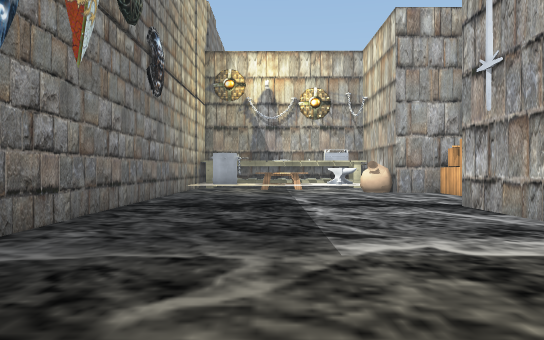
View 1 (above)

24 first-person views from a walk through a Unity game level. The camera is 1.2 m above the floor, looks level and sees 70° across. The floor is counted in squares, 1.96 m on a side. Each view is taken from the middle of a square. On the plan, view 1 faces up. The plan holds only what a view shows up to about 11 squares ahead; the rest is blank. The player is left out. Some animated figures are not drawn. Some surface patterns are stand-ins.

View 2
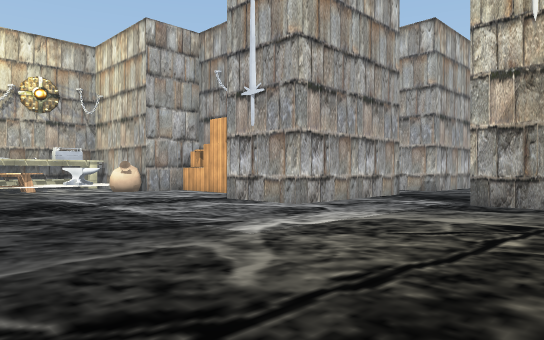

View 3
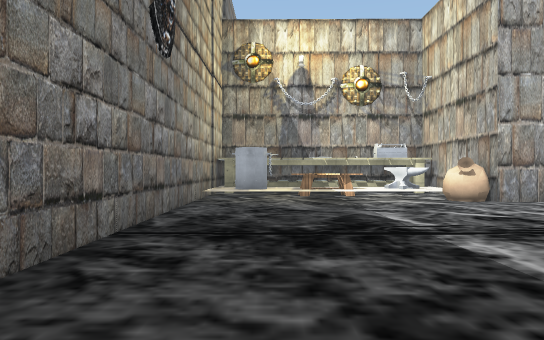

View 4
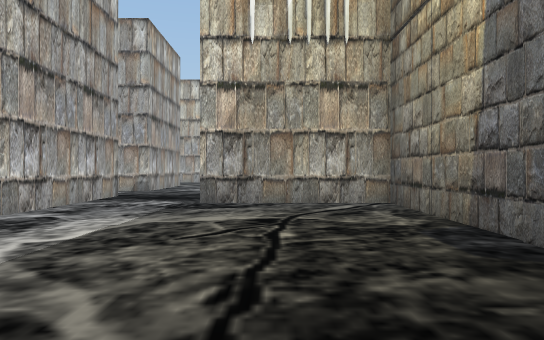

View 5
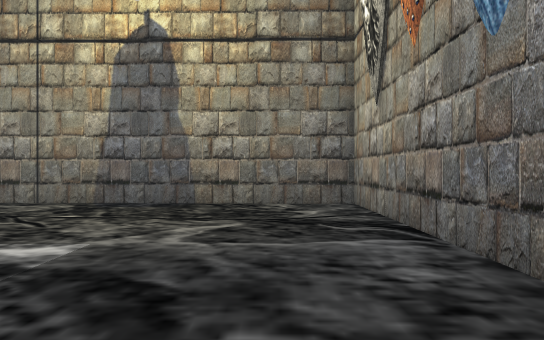

View 6
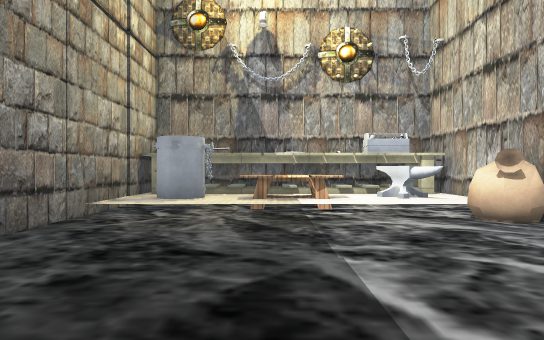

View 7
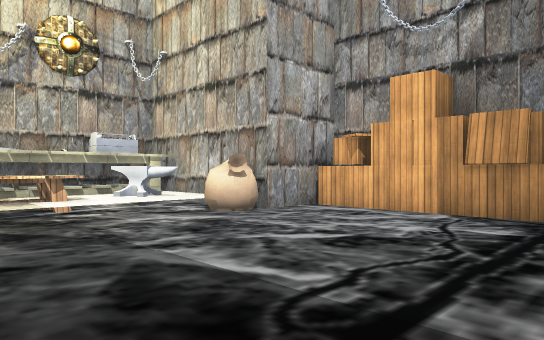

View 8
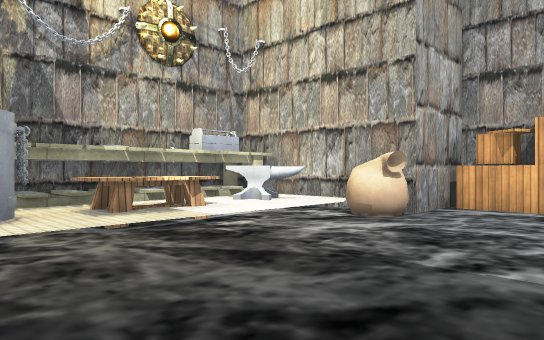

View 9
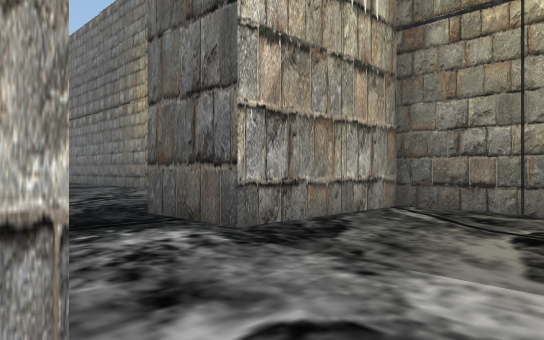

View 10
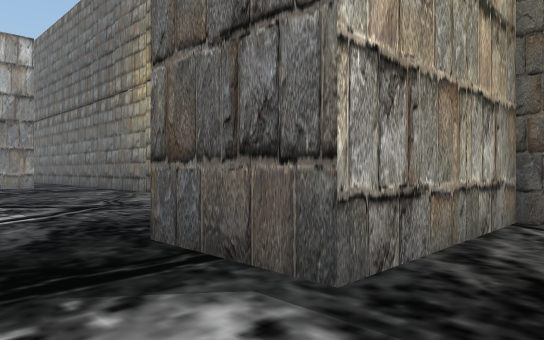

View 11
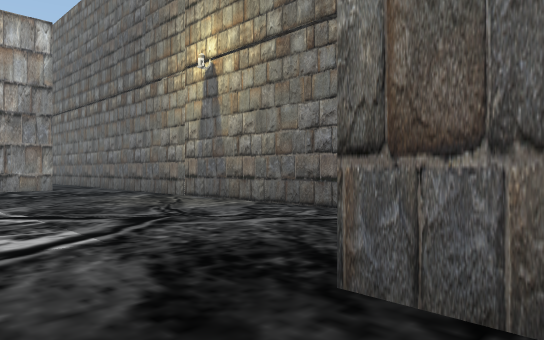

View 12
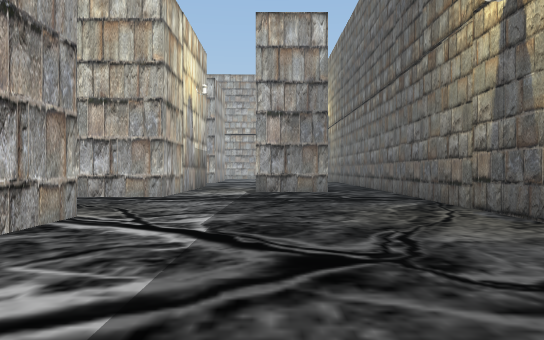

View 13
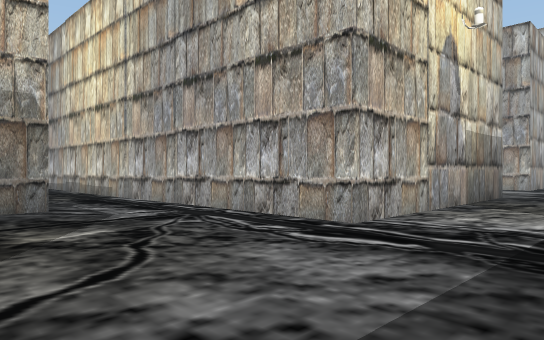

View 14
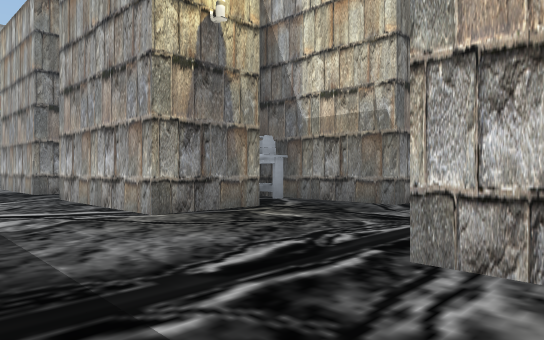

View 15
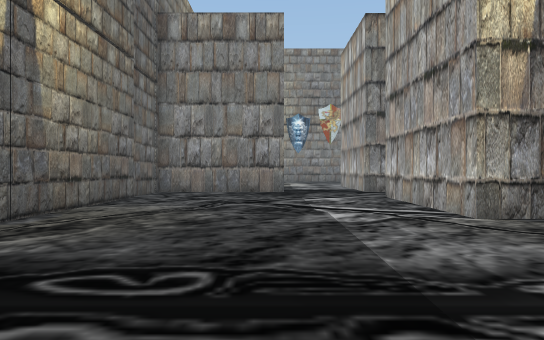

View 16
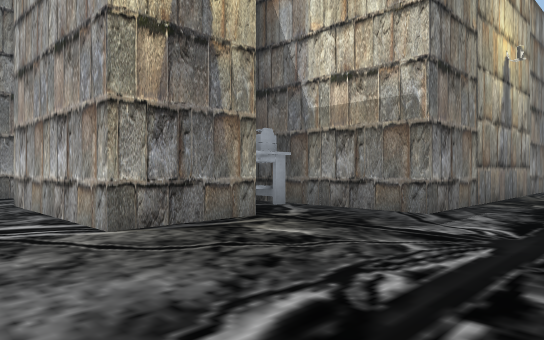

View 17
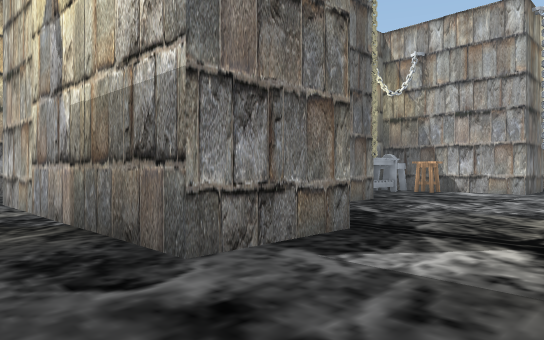

View 18
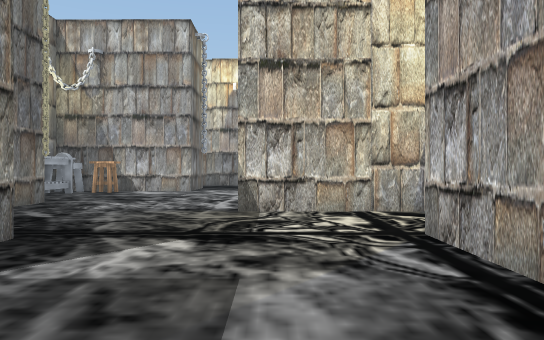

View 19
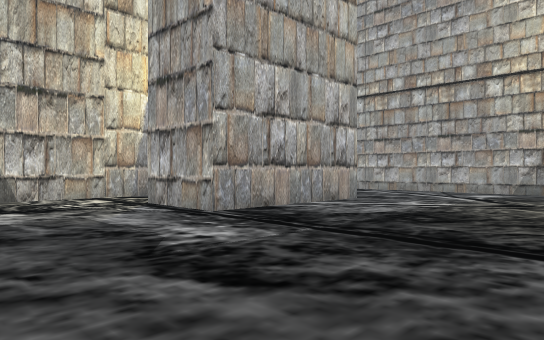

View 20
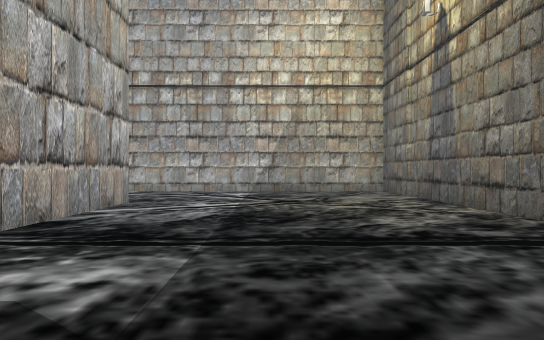

View 21
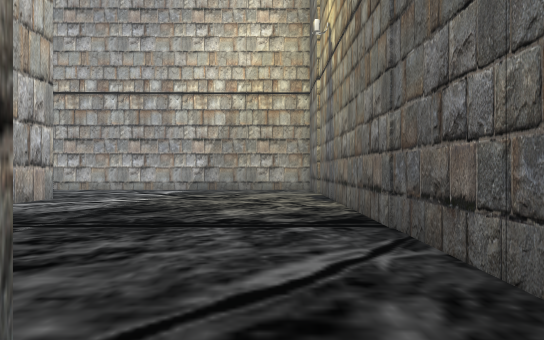

View 22
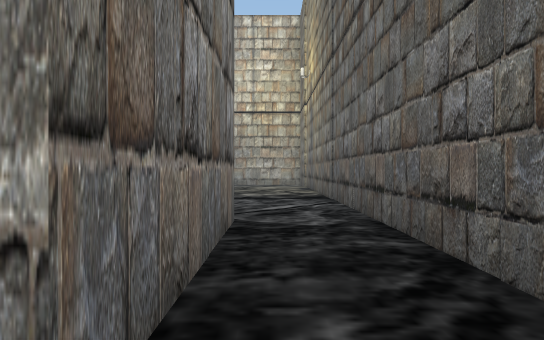

View 23
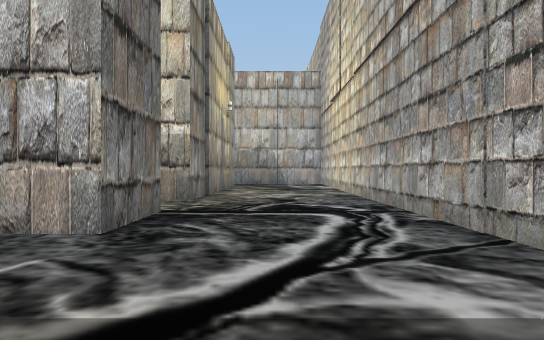

View 24
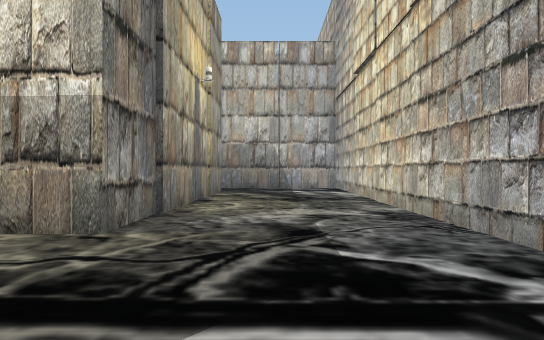

### Floor plan
Points are (right, up) in squares from view 1. A wall is a line through its corners. A room is listed if a view was taken in it or the views show most of it. See-through windows are left out.
Room 1 (views 1, 2, 3, 4, 5, 6, 7, 8, 9, 10)
walls: (5.5, 4.5) (3.2, 4.5) (3.2, 6.6); (3.2, 11.4) (3.2, 14); (5.1, 10.4) (3.4, 10.4); (-0.8, -1.3) (5.2, -1.3) (5.2, 2.3); (-2.5, 14.1) (-2.5, -1.1) (-0.6, -1.1)
ways out: opening at (6.5, 3.5) to room 2
objects: other object (-2, 12) to (-1, 13); other object (-1, 14); other object (0, 12) to (1, 13); other object (0, 14); anvil (2, 12) to (2, 13); toolbox (2, 14); other object (3, 11); crate (5, 7); crate (5, 8); crate (5, 9); crate (5, 10)
Room 2 (views 11, 12, 13, 14, 15, 16)
walls: (13.1, 6.6) (13.1, 4.5) (9.1, 4.5); (16.8, 4.5) (16.8, 7.5); (14.7, 8.4) (11.1, 8.4); (7.2, 4.5) (5.5, 4.5); (18.8, 0.4) (18.8, 2.5); (5.2, 2.3) (7.2, 2.3) (7.2, -1.3) (17.6, -1.3)
ways out: opening at (6.5, 3.5) to room 1; opening at (15.5, 8.5) to room 3; opening at (18.2, 1.5) to room 3; opening at (8.5, 4)
objects: other object (12, 7) to (12, 8)
Room 3 (views 17, 18, 19, 20, 21, 22, 23, 24)
walls: (27.5, 8.7) (24.5, 8.7); (22.7, 6.5) (22.7, 4.5) (16.8, 4.5); (20.7, 10.4) (20.7, 9.4); (30.4, 6.8) (30.4, 4.7) (26.5, 4.7) (26.5, 6.8); (22.8, 0.4) (18.8, 0.4); (16.8, 7.5) (16.8, 13.9); (30.4, 14.2) (30.4, 8.7) (29.4, 8.7); (22.7, 16.1) (22.7, 14.2) (20.6, 14.2); (30.5, 15.9) (30.5, 14.4); (34.1, 1.9) (34.1, 16); (17.6, -1.3) (34, -1.3); (14.7, 15.9) (14.7, 8.4)
ways out: opening at (15.5, 8.5) to room 2; opening at (18.2, 1.5) to room 2
objects: other object (19, 12); other object (19, 14); other object (20, 14)

Positions as (right, up) in squares from view 1, and headings:
1: (0, 0), facing up
2: (-2, 0), facing up-right
3: (-1, 3), facing up
4: (-2, 1), facing right
5: (-1, 6), facing down
6: (0, 6), facing up
7: (-1, 6), facing up-right
8: (-2, 8), facing up-right
9: (2, 5), facing down-right
10: (4, 4), facing down-right
11: (6, 4), facing down-right
12: (8, 2), facing right
13: (13, 2), facing up-right
14: (18, 2), facing up-left
15: (18, 2), facing left
16: (17, 3), facing up-left
17: (25, 3), facing up-left
18: (25, 3), facing up
19: (23, 0), facing up-right
20: (23, 2), facing right
21: (22, 0), facing right
22: (18, 0), facing right
23: (32, 1), facing up
24: (32, 5), facing up
